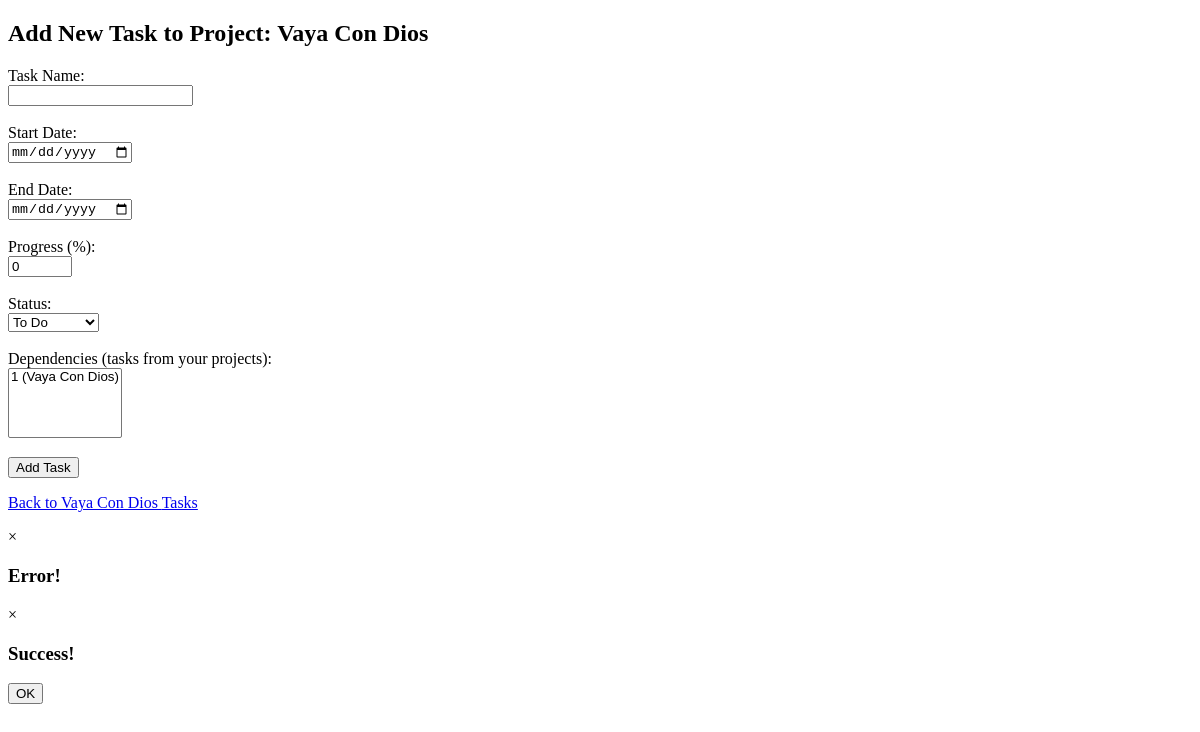
The app's page /projects/2/add_task (signed in), older data.
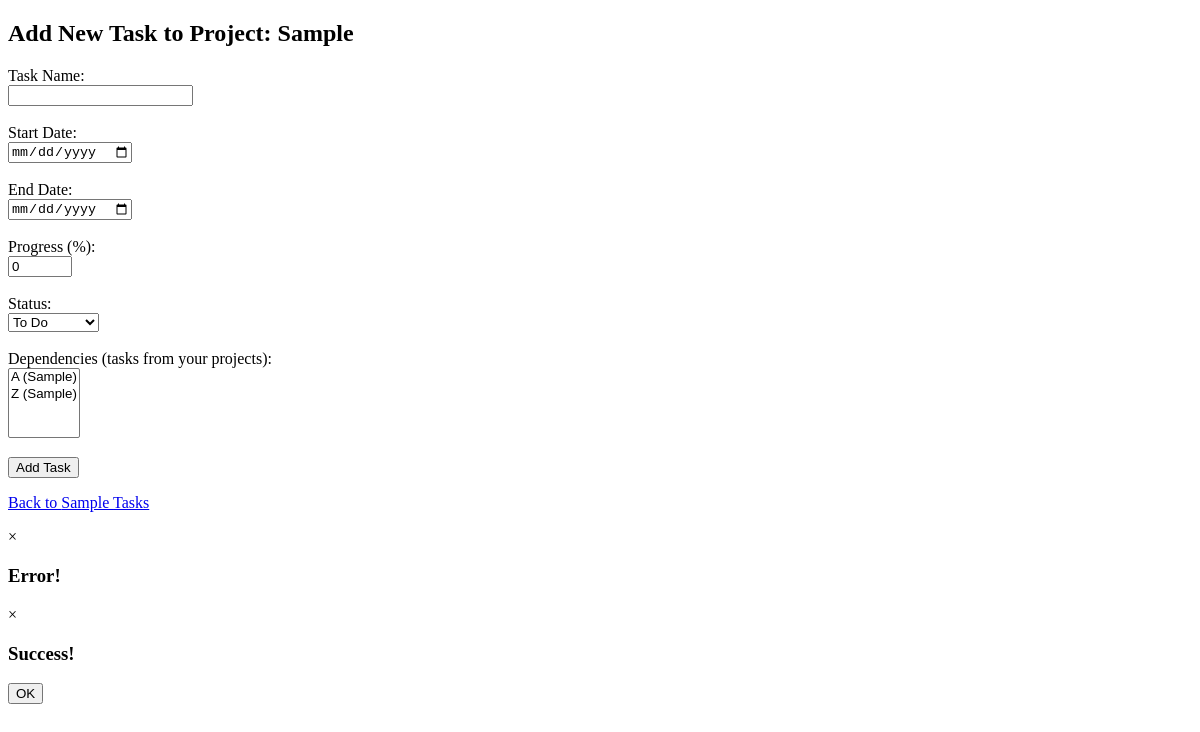
The same page, newer data.
### app/models.py (models this page shows, shortened)
class Project(db.Model):
    id = db.Column(db.Integer, primary_key=True)
    name = db.Column(db.String(120), nullable=False)
    description = db.Column(db.Text, nullable=True) # Optional: for project details
    user_id = db.Column(db.Integer, db.ForeignKey('user.id'), nullable=False) # <--- Project belongs to a User
    tasks = db.relationship('Task', backref='project', lazy=True, cascade="all, delete-orphan") # <--- NEW

### app/routes.py (the view, shortened to what this page needs)
@bp.route('/projects/<int:project_id>/add_task', methods=['GET', 'POST'])
@login_required
def add_task_to_project(project_id):
    project = Project.query.filter_by(id=project_id, user=current_user).first_or_404()
    all_tasks_in_current_project = Task.query.filter_by(project=project).all()
    return render_template('add_task_to_project.html', project=project, all_tasks=all_tasks_in_current_project)

### app/templates/add_task_to_project.html (shortened to what this page needs)
<!DOCTYPE html>
<html lang="en">
<head>
    </head>
<body>
    <main>
        <h2>Add New Task to Project: {{ project.name }}</h2>
        <form method="POST" action="{{ url_for('main.add_task_to_project', project_id=project.id) }}">
            <label for="task_name">Task Name:</label><br>
            <input type="text" id="task_name" name="task_name" required><br><br>
            <label for="start_date">Start Date:</label><br>
            <input type="date" id="start_date" name="start_date" autocomplete="off"><br><br>
            <label for="end_date">End Date:</label><br>
            <input type="date" id="end_date" name="end_date" autocomplete="off"><br><br>
            <label for="progress">Progress (%):</label><br>
            <input type="number" id="progress" name="progress" min="0" max="100" value="0" required><br><br>
            <label for="status">Status:</label><br>
            <select id="status" name="status" required>
                <option value="To Do">To Do</option>
            </select><br><br>
            <label for="dependencies">Dependencies (tasks from your projects):</label><br>
            <select id="dependencies" name="dependencies" multiple>
                {% for task_option in all_tasks %}
                    <option value="{{ task_option.id }}">{{ task_option.name }} ({{ task_option.project.name }})</option>
                {% endfor %}
            </select><br><br>
            <button type="submit">Add Task</button>
        </form>
        <p><a href="{{ url_for('main.view_project', project_id=project.id) }}">Back to {{ project.name }} Tasks</a></p>
    <div id="errorModal" class="modal">
        <div class="modal-content">
            <span class="close-button" id="errorCloseButton">&times;</span>
            <h3>Error!</h3>
        </div>
    </div>
    <div id="successModal" class="modal">
        <div class="modal-content">
            <span class="close-button" id="successCloseButton">&times;</span>
            <h3>Success!</h3>
            <button id="okButton" class="button">OK</button>
        </div>
    </div>
    </main>
</body>
</html>

Row changes from the older to the newer data that the page shows:
changed Project: name "Vaya Con Dios" → "Sample"
Text that changed along with them:
form field dependencies: "1 (Vaya Con Dios)" → "A (Sample) / Z (Sample)"
